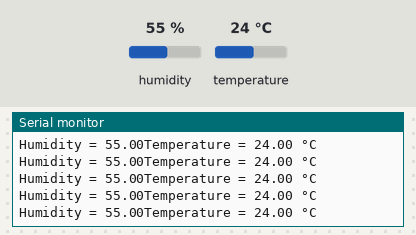
Bench run of a sketch on a simulated Arduino Uno, built with avr-gcc and run on an emulated ATmega328P. Parts: the last lines printed to the serial monitor. The test bench sets the inputs (shaded band); at power-on: humidity 55 %, temperature 24 °C.

Above: at 1.7 s.
1.8 s: humidity set to 22 %
At 2.72 s:
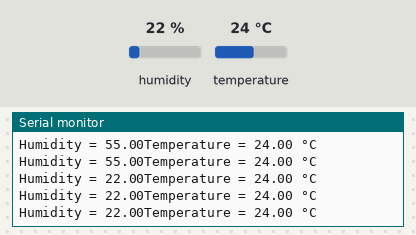
4.5 s: temperature set to 12 °C
At 4.77 s:
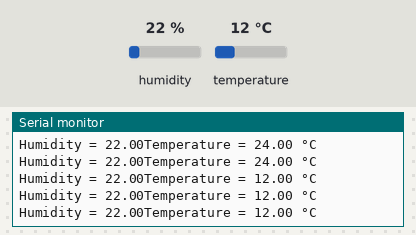
10.5 s: humidity set to 40 %
At 10.91 s:
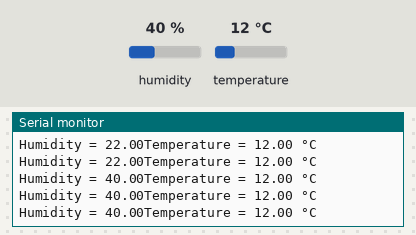
Timing chart, 0 to 13.5 s (numbered marks = the images above; inputs shaded):
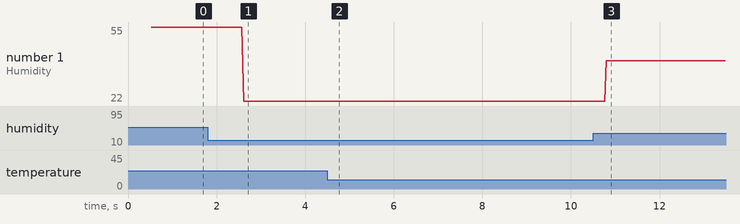

Measured:
- after the input at 1.8 s, the serial monitor: prints a new line after 0.81 s (image 1)
- after the input at 4.5 s, the serial monitor: prints a new line after 0.16 s (image 2)
- after the input at 10.5 s, the serial monitor: prints a new line after 0.30 s (image 3)
- plotted number 1: 55 → 22 after the input at 1.8 s, 22 → 40 after the input at 10.5 s

The sketch:

temp_dht11.ino
```cpp
#include <DHT.h>
#include <DHT_U.h>
#define Type DHT11
int sensPin=2;
DHT HT(sensPin,Type);
float TempC;
float TempF;
float Hum;
int tempo=500;
void setup() {
  // put your setup code here, to run once:
Serial.begin(9600);
HT.begin();
delay(tempo);
}

void loop() {
  // put your main code here, to run repeatedly:
Hum=HT.readHumidity();
TempC=HT.readTemperature();
Serial.print("Humidity = ");
Serial.print(Hum);
Serial.print("Temperature = ");
Serial.print(TempC);
Serial.println(" °C");


}
```
